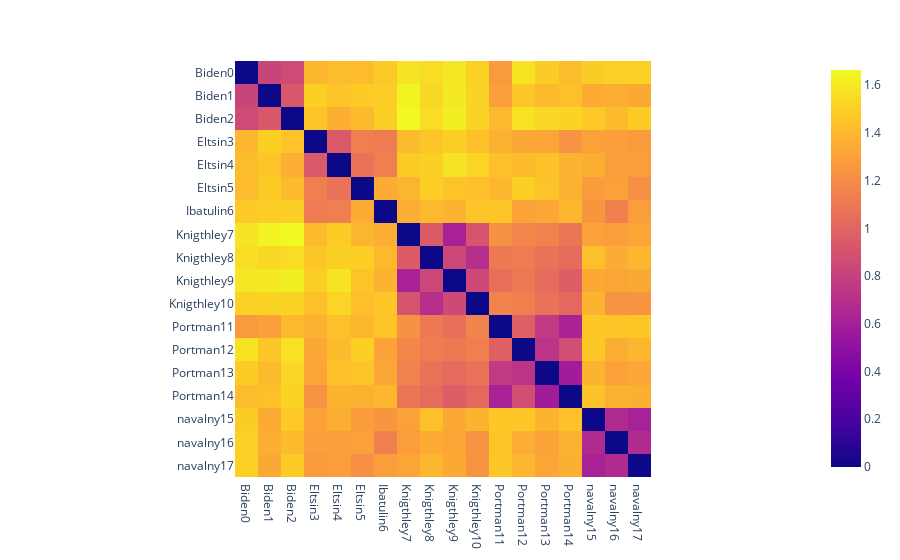

Source (notebook cell):
### Code cell
px.imshow(euc_df)

### Figure 1 — Plotly figure (JSON) as saved in the notebook; plotly's stock layout.template omitted (floating-point values rounded to 4 significant figures; data arrays with more than 128 entries replaced by an {"elided": "..."} marker saying what was removed)
{"data": [{"coloraxis": "coloraxis", "hovertemplate": "x: %{x}<br>y: %{y}<br>color: %{z}<extra></extra>", "name": "0", "type": "heatmap", "x": ["Biden0", "Biden1", "Biden2", "Eltsin3", "Eltsin4", "Eltsin5", "Ibatulin6", "Knigthley7", "Knigthley8", "Knigthley9", "Knigthley10", "Portman11", "Portman12", "Portman13", "Portman14", "navalny15", "navalny16", "navalny17"], "xaxis": "x", "y": ["Biden0", "Biden1", "Biden2", "Eltsin3", "Eltsin4", "Eltsin5", "Ibatulin6", "Knigthley7", "Knigthley8", "Knigthley9", "Knigthley10", "Portman11", "Portman12", "Portman13", "Portman14", "navalny15", "navalny16", "navalny17"], "yaxis": "y", "z": {"elided": "18x18 float values"}}], "layout": {"coloraxis": {"colorscale": [[0, "#0d0887"], [0.1111, "#46039f"], [0.2222, "#7201a8"], [0.3333, "#9c179e"], [0.4444, "#bd3786"], [0.5556, "#d8576b"], [0.6667, "#ed7953"], [0.7778, "#fb9f3a"], [0.8889, "#fdca26"], [1, "#f0f921"]]}, "margin": {"t": 60}, "xaxis": {"anchor": "y", "constrain": "domain", "domain": [0, 1], "scaleanchor": "y"}, "yaxis": {"anchor": "x", "autorange": "reversed", "constrain": "domain", "domain": [0, 1]}}}
